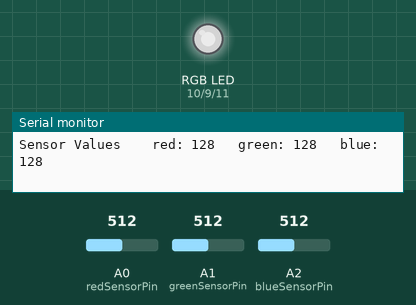
This sketch was run on a simulated Arduino Uno, built with avr-gcc and run on an emulated ATmega328P. Shown: an RGB LED mixed from three pins (HIGH = lit), the last lines printed to the serial monitor. Inputs (shaded band) come from the test bench; at power-on: A0 (redSensorPin) = 512, A1 (greenSensorPin) = 512, A2 (blueSensorPin) = 512. Dim RGB values are drawn brighter than linear.

Above: at 1.2 s.
1.3 s: A0 (redSensorPin) set to 410
At 1.7 s:
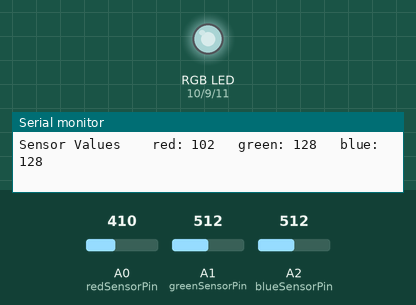
4.3 s: A0 (redSensorPin) set to 383
At 5.4 s:
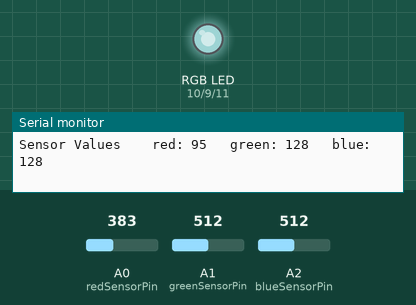
7.3 s: A1 (greenSensorPin) set to 417
At 8.7 s:
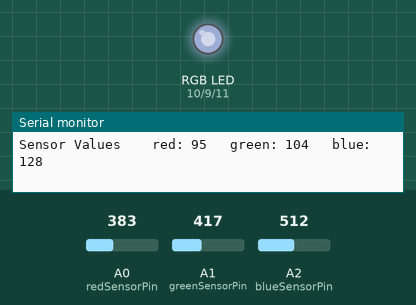
10.3 s: A1 (greenSensorPin) set to 387
At 10.8 s:
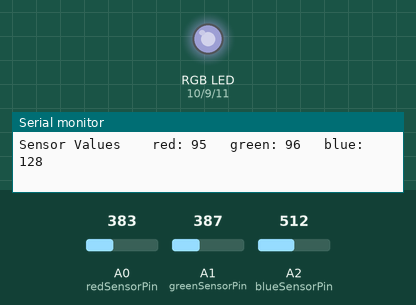
13.3 s: A2 (blueSensorPin) set to 716
At 14.5 s:
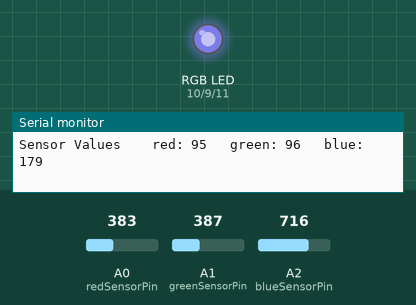
14.8 s: A2 (blueSensorPin) set to 411
At 15.3 s:
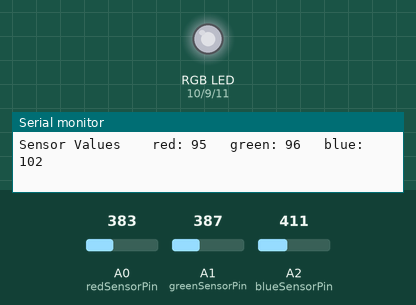
17.8 s: A2 (blueSensorPin) set to 384
Timing chart, 0 to 20.8 s (numbered marks = the images above; inputs shaded):
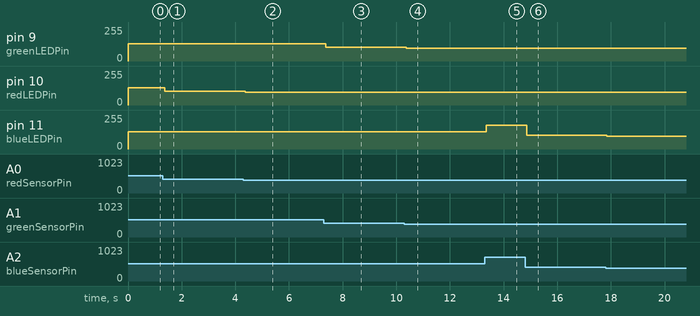

Measured:
- after the input at 1.3 s, pin 10 (redLEDPin): 128/255 → 102/255 after 0.07 s
- after the input at 4.3 s, pin 10 (redLEDPin): 102/255 → 95/255 after 0.08 s
- after the input at 7.3 s, pin 9 (greenLEDPin): 128/255 → 104/255 after 0.07 s
- after the input at 10.3 s, pin 9 (greenLEDPin): 104/255 → 96/255 after 0.06 s
- after the input at 13.3 s, pin 11 (blueLEDPin): 128/255 → 179/255 after 0.05 s
- after the input at 14.8 s, pin 11 (blueLEDPin): 179/255 → 102/255 after 0.06 s
- after the input at 17.8 s, pin 11 (blueLEDPin): 102/255 → 96/255 at once

The sketch:

color_mixer.ino
```cpp
// code adapted from arduino projects book project 04

const int greenLEDPin = 9;
const int redLEDPin = 10;
const int blueLEDPin = 11;

const int redSensorPin = A0;
const int greenSensorPin = A1;
const int blueSensorPin = A2;

int redValue = 0;
int greenValue = 0;
int blueValue = 0;

int redSensorValue = 0;
int greenSensorValue = 0;
int blueSensorValue = 0;

void setup() {
  Serial.begin(9600);

  pinMode(greenLEDPin, OUTPUT);
  pinMode(redLEDPin, OUTPUT);
  pinMode(blueLEDPin, OUTPUT);
}

void loop() {
  redSensorValue = analogRead(redSensorPin);
  delay(5);
  greenSensorValue = analogRead(greenSensorPin);
  delay(5);
  blueSensorValue = analogRead(blueSensorPin);

  redValue = redSensorValue/4;
  greenValue = greenSensorValue/4;
  blueValue = blueSensorValue/4;

  Serial.print("Sensor Values \t red: ");
  Serial.print(redValue);
  Serial.print("\t green: ");
  Serial.print(greenValue);
  Serial.print("\t blue: ");
  Serial.println(blueValue);

  analogWrite(redLEDPin, redValue);
  analogWrite(greenLEDPin, greenValue);
  analogWrite(blueLEDPin, blueValue);
}
```
